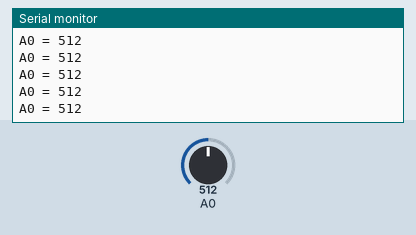
Recording of a sketch running on a simulated Arduino Uno, built with avr-gcc and run on an emulated ATmega328P. Parts: the last lines printed to the serial monitor. Inputs (shaded band) come from the test bench; at power-on: A0 = 512.

Above: at 1.2 s.
1.3 s: A0 set to 716
At 1.68 s:
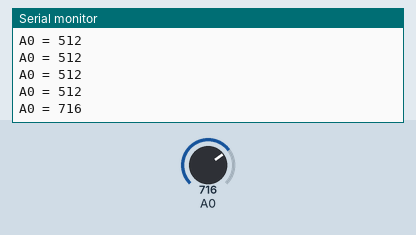
2.8 s: A0 set to 900
At 2.93 s:
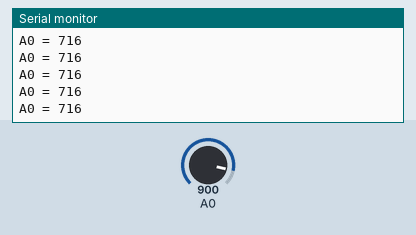
Timing chart, 0 to 5.8 s (numbered marks = the images above; inputs shaded):
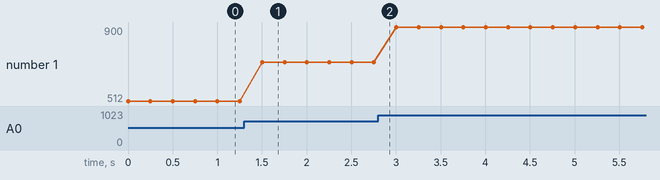

The sketch:

pot-uno.ino
```cpp
// Test potentiomètre : lecture analogique 0-1023 sur A0.
void setup() {
  Serial.begin(115200);
}

void loop() {
  int valeur = analogRead(A0);
  Serial.print("A0 = ");
  Serial.println(valeur);
  delay(250);
}
```

Measured:
- after the input at 1.3 s, the serial monitor: prints a new line after 0.20 s (image 1)
- plotted number 1: 512 → 716 after the input at 1.3 s, 716 → 900 after the input at 2.8 s
